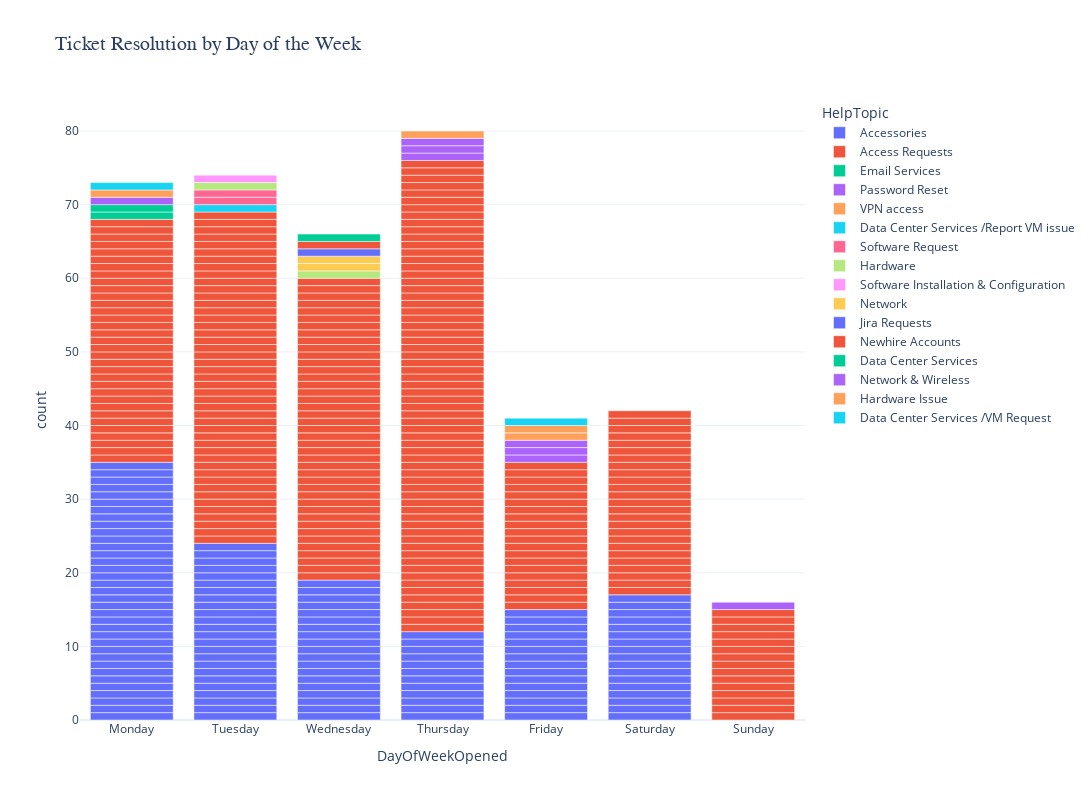

Here is the notebook cell this chart was saved with:
### Markdown cell above
***NewPLot4*** visualizes the distribution of ticket resolutions by day of the week in the DataFrame.

### Code cell
# map each day to a numeric value to sort the DataFrame, ensuring the days are displayed in chronological order. 
day_order = {
    'Monday': 1, 
    'Tuesday': 2, 
    'Wednesday': 3, 
    'Thursday': 4, 
    'Friday': 5, 
    'Saturday': 6, 
    'Sunday': 7
}

# Map the 'DayOfWeekOpened' to a new column with numeric values
df['DayOfWeekNum'] = df['DayOfWeekOpened'].map(day_order)

#sort the DataFrame based on this new column.
df = df.sort_values('DayOfWeekNum')

fig = px.bar(df, x='DayOfWeekOpened', title='NewPlot4: Ticket Resolution by Day of the Week', color='HelpTopic')

# Adjust the size of the chart
fig.update_layout(width=1200, height=800, template='plotly_white',
                  title_text='Ticket Resolution by Day of the Week',
                   title_font=dict(size=20, color='dark blue', family='Verdana, sans-serif') ) 


# Show the plot
fig.show()

### Figure 1 — Plotly figure (JSON) as saved in the notebook; plotly's stock layout.template omitted (floating-point values rounded to 4 significant figures; data arrays with more than 128 entries replaced by an {"elided": "..."} marker saying what was removed)
{"data": [{"alignmentgroup": "True", "hovertemplate": "HelpTopic=Accessories<br>DayOfWeekOpened=%{x}<br>count=%{y}<extra></extra>", "legendgroup": "Accessories", "marker": {"color": "#636efa", "pattern": {"shape": ""}}, "name": "Accessories", "offsetgroup": "Accessories", "orientation": "v", "showlegend": true, "textposition": "auto", "type": "bar", "x": ["Monday", "Monday", "Monday", "Monday", "Monday", "Monday", "Monday", "Monday", "Monday", "Monday", "Monday", "Monday", "Monday", "Monday", "Monday", "Monday", "Monday", "Monday", "Monday", "Monday", "Monday", "Monday", "Monday", "Monday", "Monday", "Monday", "Monday", "Monday", "Monday", "Monday", "Monday", "Monday", "Monday", "Monday", "Monday", "Tuesday", "Tuesday", "Tuesday", "Tuesday", "Tuesday", "Tuesday", "Tuesday", "Tuesday", "Tuesday", "Tuesday", "Tuesday", "Tuesday", "Tuesday", "Tuesday", "Tuesday", "Tuesday", "Tuesday", "Tuesday", "Tuesday", "Tuesday", "Tuesday", "Tuesday", "Tuesday", "Tuesday", "Wednesday", "Wednesday", "Wednesday", "Wednesday", "Wednesday", "Wednesday", "Wednesday", "Wednesday", "Wednesday", "Wednesday", "Wednesday", "Wednesday", "Wednesday", "Wednesday", "Wednesday", "Wednesday", "Wednesday", "Wednesday", "Wednesday", "Thursday", "Thursday", "Thursday", "Thursday", "Thursday", "Thursday", "Thursday", "Thursday", "Thursday", "Thursday", "Thursday", "Thursday", "Friday", "Friday", "Friday", "Friday", "Friday", "Friday", "Friday", "Friday", "Friday", "Friday", "Friday", "Friday", "Friday", "Friday", "Friday", "Saturday", "Saturday", "Saturday", "Saturday", "Saturday", "Saturday", "Saturday", "Saturday", "Saturday", "Saturday", "Saturday", "Saturday", "Saturday", "Saturday", "Saturday", "Saturday", "Saturday"], "xaxis": "x", "y": [1, 1, 1, 1, 1, 1, 1, 1, 1, 1, 1, 1, 1, 1, 1, 1, 1, 1, 1, 1, 1, 1, 1, 1, 1, 1, 1, 1, 1, 1, 1, 1, 1, 1, 1, 1, 1, 1, 1, 1, 1, 1, 1, 1, 1, 1, 1, 1, 1, 1, 1, 1, 1, 1, 1, 1, 1, 1, 1, 1, 1, 1, 1, 1, 1, 1, 1, 1, 1, 1, 1, 1, 1, 1, 1, 1, 1, 1, 1, 1, 1, 1, 1, 1, 1, 1, 1, 1, 1, 1, 1, 1, 1, 1, 1, 1, 1, 1, 1, 1, 1, 1, 1, 1, 1, 1, 1, 1, 1, 1, 1, 1, 1, 1, 1, 1, 1, 1, 1, 1, 1, 1], "yaxis": "y"}, {"alignmentgroup": "True", "hovertemplate": "HelpTopic=Access Requests<br>DayOfWeekOpened=%{x}<br>count=%{y}<extra></extra>", "legendgroup": "Access Requests", "marker": {"color": "#EF553B", "pattern": {"shape": ""}}, "name": "Access Requests", "offsetgroup": "Access Requests", "orientation": "v", "showlegend": true, "textposition": "auto", "type": "bar", "x": {"elided": "243 str values"}, "xaxis": "x", "y": {"elided": "243 int values"}, "yaxis": "y"}, {"alignmentgroup": "True", "hovertemplate": "HelpTopic=Email Services<br>DayOfWeekOpened=%{x}<br>count=%{y}<extra></extra>", "legendgroup": "Email Services", "marker": {"color": "#00cc96", "pattern": {"shape": ""}}, "name": "Email Services", "offsetgroup": "Email Services", "orientation": "v", "showlegend": true, "textposition": "auto", "type": "bar", "x": ["Monday", "Monday"], "xaxis": "x", "y": [1, 1], "yaxis": "y"}, {"alignmentgroup": "True", "hovertemplate": "HelpTopic=Password Reset<br>DayOfWeekOpened=%{x}<br>count=%{y}<extra></extra>", "legendgroup": "Password Reset", "marker": {"color": "#ab63fa", "pattern": {"shape": ""}}, "name": "Password Reset", "offsetgroup": "Password Reset", "orientation": "v", "showlegend": true, "textposition": "auto", "type": "bar", "x": ["Monday"], "xaxis": "x", "y": [1], "yaxis": "y"}, {"alignmentgroup": "True", "hovertemplate": "HelpTopic=VPN access<br>DayOfWeekOpened=%{x}<br>count=%{y}<extra></extra>", "legendgroup": "VPN access", "marker": {"color": "#FFA15A", "pattern": {"shape": ""}}, "name": "VPN access", "offsetgroup": "VPN access", "orientation": "v", "showlegend": true, "textposition": "auto", "type": "bar", "x": ["Monday"], "xaxis": "x", "y": [1], "yaxis": "y"}, {"alignmentgroup": "True", "hovertemplate": "HelpTopic=Data Center Services /Report VM issue<br>DayOfWeekOpened=%{x}<br>count=%{y}<extra></extra>", "legendgroup": "Data Center Services /Report VM issue", "marker": {"color": "#19d3f3", "pattern": {"shape": ""}}, "name": "Data Center Services /Report VM issue", "offsetgroup": "Data Center Services /Report VM issue", "orientation": "v", "showlegend": true, "textposition": "auto", "type": "bar", "x": ["Monday", "Tuesday"], "xaxis": "x", "y": [1, 1], "yaxis": "y"}, {"alignmentgroup": "True", "hovertemplate": "HelpTopic=Software Request<br>DayOfWeekOpened=%{x}<br>count=%{y}<extra></extra>", "legendgroup": "Software Request", "marker": {"color": "#FF6692", "pattern": {"shape": ""}}, "name": "Software Request", "offsetgroup": "Software Request", "orientation": "v", "showlegend": true, "textposition": "auto", "type": "bar", "x": ["Tuesday", "Tuesday"], "xaxis": "x", "y": [1, 1], "yaxis": "y"}, {"alignmentgroup": "True", "hovertemplate": "HelpTopic=Hardware<br>DayOfWeekOpened=%{x}<br>count=%{y}<extra></extra>", "legendgroup": "Hardware", "marker": {"color": "#B6E880", "pattern": {"shape": ""}}, "name": "Hardware", "offsetgroup": "Hardware", "orientation": "v", "showlegend": true, "textposition": "auto", "type": "bar", "x": ["Tuesday", "Wednesday"], "xaxis": "x", "y": [1, 1], "yaxis": "y"}, {"alignmentgroup": "True", "hovertemplate": "HelpTopic=Software Installation & Configuration<br>DayOfWeekOpened=%{x}<br>count=%{y}<extra></extra>", "legendgroup": "Software Installation & Configuration", "marker": {"color": "#FF97FF", "pattern": {"shape": ""}}, "name": "Software Installation & Configuration", "offsetgroup": "Software Installation & Configuration", "orientation": "v", "showlegend": true, "textposition": "auto", "type": "bar", "x": ["Tuesday"], "xaxis": "x", "y": [1], "yaxis": "y"}, {"alignmentgroup": "True", "hovertemplate": "HelpTopic=Network<br>DayOfWeekOpened=%{x}<br>count=%{y}<extra></extra>", "legendgroup": "Network", "marker": {"color": "#FECB52", "pattern": {"shape": ""}}, "name": "Network", "offsetgroup": "Network", "orientation": "v", "showlegend": true, "textposition": "auto", "type": "bar", "x": ["Wednesday", "Wednesday"], "xaxis": "x", "y": [1, 1], "yaxis": "y"}, {"alignmentgroup": "True", "hovertemplate": "HelpTopic=Jira Requests<br>DayOfWeekOpened=%{x}<br>count=%{y}<extra></extra>", "legendgroup": "Jira Requests", "marker": {"color": "#636efa", "pattern": {"shape": ""}}, "name": "Jira Requests", "offsetgroup": "Jira Requests", "orientation": "v", "showlegend": true, "textposition": "auto", "type": "bar", "x": ["Wednesday"], "xaxis": "x", "y": [1], "yaxis": "y"}, {"alignmentgroup": "True", "hovertemplate": "HelpTopic=Newhire Accounts<br>DayOfWeekOpened=%{x}<br>count=%{y}<extra></extra>", "legendgroup": "Newhire Accounts", "marker": {"color": "#EF553B", "pattern": {"shape": ""}}, "name": "Newhire Accounts", "offsetgroup": "Newhire Accounts", "orientation": "v", "showlegend": true, "textposition": "auto", "type": "bar", "x": ["Wednesday"], "xaxis": "x", "y": [1], "yaxis": "y"}, {"alignmentgroup": "True", "hovertemplate": "HelpTopic=Data Center Services<br>DayOfWeekOpened=%{x}<br>count=%{y}<extra></extra>", "legendgroup": "Data Center Services", "marker": {"color": "#00cc96", "pattern": {"shape": ""}}, "name": "Data Center Services", "offsetgroup": "Data Center Services", "orientation": "v", "showlegend": true, "textposition": "auto", "type": "bar", "x": ["Wednesday"], "xaxis": "x", "y": [1], "yaxis": "y"}, {"alignmentgroup": "True", "hovertemplate": "HelpTopic=Network & Wireless<br>DayOfWeekOpened=%{x}<br>count=%{y}<extra></extra>", "legendgroup": "Network & Wireless", "marker": {"color": "#ab63fa", "pattern": {"shape": ""}}, "name": "Network & Wireless", "offsetgroup": "Network & Wireless", "orientation": "v", "showlegend": true, "textposition": "auto", "type": "bar", "x": ["Thursday", "Thursday", "Thursday", "Friday", "Friday", "Friday", "Sunday"], "xaxis": "x", "y": [1, 1, 1, 1, 1, 1, 1], "yaxis": "y"}, {"alignmentgroup": "True", "hovertemplate": "HelpTopic=Hardware Issue<br>DayOfWeekOpened=%{x}<br>count=%{y}<extra></extra>", "legendgroup": "Hardware Issue", "marker": {"color": "#FFA15A", "pattern": {"shape": ""}}, "name": "Hardware Issue", "offsetgroup": "Hardware Issue", "orientation": "v", "showlegend": true, "textposition": "auto", "type": "bar", "x": ["Thursday", "Friday", "Friday"], "xaxis": "x", "y": [1, 1, 1], "yaxis": "y"}, {"alignmentgroup": "True", "hovertemplate": "HelpTopic=Data Center Services /VM Request<br>DayOfWeekOpened=%{x}<br>count=%{y}<extra></extra>", "legendgroup": "Data Center Services /VM Request", "marker": {"color": "#19d3f3", "pattern": {"shape": ""}}, "name": "Data Center Services /VM Request", "offsetgroup": "Data Center Services /VM Request", "orientation": "v", "showlegend": true, "textposition": "auto", "type": "bar", "x": ["Friday"], "xaxis": "x", "y": [1], "yaxis": "y"}], "layout": {"barmode": "relative", "height": 800, "legend": {"title": {"text": "HelpTopic"}, "tracegroupgap": 0}, "title": {"font": {"color": "dark blue", "family": "Verdana, sans-serif", "size": 20}, "text": "Ticket Resolution by Day of the Week"}, "width": 1200, "xaxis": {"anchor": "y", "domain": [0, 1], "title": {"text": "DayOfWeekOpened"}}, "yaxis": {"anchor": "x", "domain": [0, 1], "title": {"text": "count"}}}}
